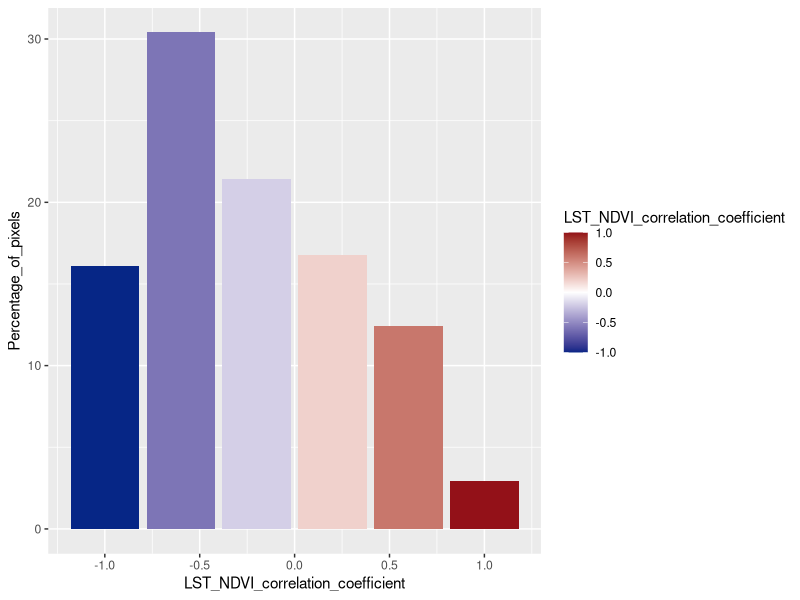
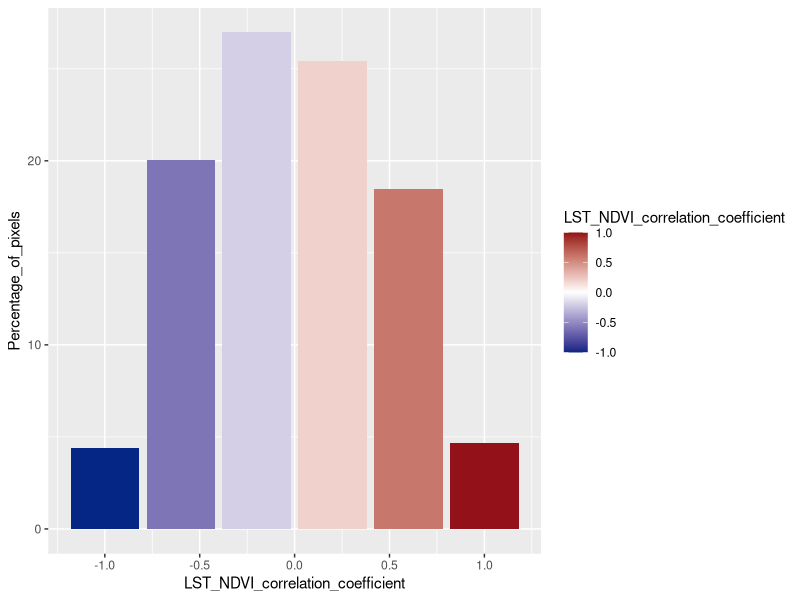

The R source for these figures, in order:
library(readxl)
ee_chart_Pre_Construction <- read_excel("ee-chart_Pre-Construction.xlsx")
View(ee_chart_Pre_Construction)
# 2010-14 Pre-Construction LST-NDVI Correlation Coefficient pixel frequency of
# NYSERDA MW Block Solar Farms, 
# Data Source: MODIS Satellite & NYSERDA, 
# Processed in Google Earth Engine,
# Data pixel frequency in Excel (in 'results' subdirectory)

library(readxl)
ee_chart_Post_Construction <- read_excel("ee-chart_Post-Construction.xlsx")
View(ee_chart_Post_Construction)
# 2018-22 Post-Construction LST-NDVI Correlation Coefficient pixel frequency of
# NYSERDA MW Block Solar Farms, 
# Data Source: MODIS Satellite & NYSERDA, 
# Processed in Google Earth Engine,
# Data pixel frequency in Excel (in 'results' subdirectory)

library(ggplot2)
# load R package for creating graphs

ggplot(ee_chart_Pre_Construction, aes(x=LST_NDVI_correlation_coefficient,y=Percentage_of_pixels)) + 
  geom_bar(aes(fill = LST_NDVI_correlation_coefficient), stat = "identity") +
  scale_fill_gradient2(low = '#062686', mid = '#FFFFFF', high = '#931118', midpoint = 0)
# Histogram of Pre-Construction LST-NDVI Correlation Coefficient pixel frequency

ggplot(ee_chart_Post_Construction, aes(x=LST_NDVI_correlation_coefficient,y=Percentage_of_pixels)) + 
  geom_bar(aes(fill = LST_NDVI_correlation_coefficient), stat = "identity") +
  scale_fill_gradient2(low = '#062686', mid = '#FFFFFF', high = '#931118', midpoint = 0)
# Histogram of Post-Construction LST-NDVI Correlation Coefficient pixel frequency
